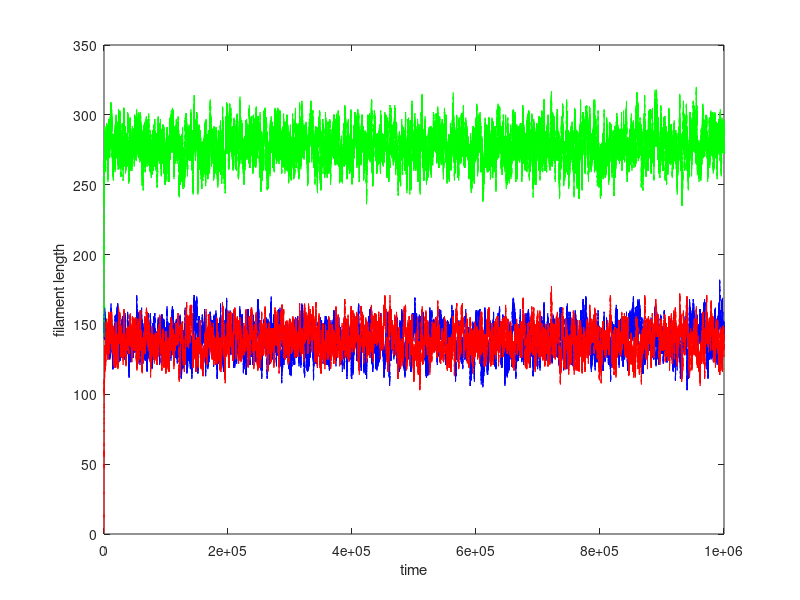

This chart was generated by the following MATLAB code: (Note: this script raises an error after producing the figure.)
%Lishibanya Mohapatra, Brandeis University.

%This code is trying to understand flagella size control in Chlamydomonas.
%The minimal $$$ model consists of limiting monomer pool with IFT mechanism.
%First we construct individual length trajectory using Doob-Gillespie
%algorithm, then compute the autocorrelations for L1-L2 and L1+L2, and $$ finally compare it
%with the expected theoretical result.

clear all;
close all;

Ntot=500;
Nift1 = 5;
Nift2 = 5;
v = 2.5;
alpha = 0.01;
r1=((Nift1*v*alpha)/2);
r2=((Nift2*v*alpha)/2);
gamma=0.1;
p1 = zeros(1,Ntot);
p2 = zeros(1,Ntot);
ptot = zeros(1,Ntot);
MaxT=1000000;
t1=1000000;
Lstar=r1*Ntot/(2*r1+gamma);

for j=1:1
    j;
    
    m1=zeros(1,MaxT);
    m1(1)=140;
    m2=zeros(1,MaxT);
    m2(1)=1;
    mtot=zeros(1,MaxT);
    mtot(1)=m1(1)+m2(1);
    monomers=Ntot;
    T=zeros(1,MaxT);
    T(1)=0;
    
    for i=1:MaxT
        
        k1=r1*(monomers-mtot(1))/m1(i);
        k3=r2*(monomers-mtot(1))/m2(i);
               
        if (m1(i)<=1)
            k2=0;
        else
            k2=gamma;
        end
        
        if (m2(i)<=1)
            k4=0;
        else
            k4=gamma;
        end
        
        
        
        k0=k1+k2+k3+k4;
        
        % Determine time spent
        
        CoinFlip1=rand;
        tau(i)=(1/k0)*log(1/CoinFlip1);
        T(i+1)= T(i)+tau(i);
        % Determine reaction
        
        CoinFlip=rand;
        if CoinFlip<=k1/k0
            m1(i+1)=m1(i)+1;
            m2(i+1)=m2(i);
            monomers=monomers-1;
        else
            if (CoinFlip>=k1/k0) && (CoinFlip<=(k1+k2)/k0)
                m1(i+1)=m1(i)-1;
                m2(i+1)=m2(i);
                monomers=monomers+1;
            else
                if (CoinFlip>=(k1+k2)/k0) && (CoinFlip<=(k1+k2+k3)/k0)
                    m1(i+1)=m1(i);
                    m2(i+1)=m2(i)+1;
                    monomers=monomers-1;
                else
                    m1(i+1)=m1(i);
                    m2(i+1)=m2(i)-1;
                    monomers=monomers+1;
                end
            end
        end
        
        mtot(i+1)=m1(i+1)+m2(i+1);
        
        if T(i+1)>=t1
            break;
        end
    end
        
    p1(m1(i+1))= p1(m1(i+1))+1;
    p2(m2(i+1))= p2(m2(i+1))+1;
    ptot(mtot(i+1))= ptot(mtot(i+1))+1;
    
    
end

p1 = p1/sum(p1);
p2 = p2/sum(p2);
ptot = ptot/sum(ptot);
x = 1:1:Ntot;

Avg= sum(x.*p1);
variance= sum((x.^2).*p1)-(sum(x.*p1))^2;


% Plot the trajectories
figure;
plot(T(1:i),m1(1:i),'b')
hold on
plot(T(1:i),m2(1:i),'r')
plot(T(1:i),mtot(1:i),'g')
hold off
xlabel('time')
ylabel('filament length')
legend('L1','L2','L1+L2','location', 'SE');

%Plot the segmented trajectories
figure;
t1=T(10000:i);
sig1=m1(10000:i)-m2(10000:i);
sig0=(m1(10000:i)+m2(10000:i))- 2*Lstar;
plot(t1,sig1,'b.',t1,sig0,'r.')
title('Input signals');
xlabel('time');
ylabel('filament difference and sum lengths');
legend('L1-L2','L1+L2-2Lss','location', 'SE');

%plot the interpolated difference trajectories
xq=t1(1):1:t1(end);
sig=interp1(t1,sig1,xq);
sig2=interp1(t1,sig0,xq);
figure;
plot(t1,sig1,'o',xq,sig,':.');
title('Input signals');
xlabel('time');
ylabel('filament difference length');
legend('signal','Interpolated','location', 'SE');

%plot the interpolated sum trajectories
figure;
plot(t1,sig0,'o',xq,sig2,':.');
title('Input signals');
xlabel('time');
ylabel('filament sum length');
legend('signal','Interpolated','location', 'SE');

lagS=size(xq,2)-1;
lagS2=size(xq,2)-1;


%plot autocorrelation for difference
figure;
autocorr(sig,lagS);
[h,lag]=autocorr(sig,lagS);
j1=(r1/Lstar)*(Ntot/Lstar-2);
k1=(exp(-j1.*lag))/j1;
eta1= 1/k1(1);
k1=(exp(-j1.*lag))*eta1/j1;

%compare computed autocorrelation with theory, using fit 1
figure
plot(lag,h,'b');
hold on;
plot(lag,k1,'g');
hold off;
title('auto-correlation l1-l2');
xlabel('time');
ylabel('autocorr');
xlim([0,2000]);
legend('auto(computed)','auto(theory)','location', 'NE')


Eqn = @(a,x)(a/j1)*exp(-j1*x);
startPoints = 1;
[f1,gof,output] = fit(lag',h',Eqn,'Start', startPoints);
%compare computed autocorrelation with theory, using fit 2
figure;
plot(f1,lag',h','predfunc');
xlabel('time');
ylabel('Autocorrelation');
title('Fit with Theorectical function a*exp(-b*x)');
xlim([0,2000]);
eta3=coeffvalues(f1);

% semi-log plot to check decay
figure;
semilogy(lag(1:1000),h(1:1000),lag(1:1000),k1(1:1000))
title('log auto-correlation l1-l2');
xlabel('lag');
ylabel('log autocorr');
legend('auto(computed)','auto(theory)','location', 'SW')


%plot autocorrelation for sum
figure;
autocorr(sig2,lagS2);
[h2,lag2]=autocorr(sig2,lagS2);
j2=(r1*Ntot)/(Lstar^2);

%compare computed autocorrelation with theory, using fit 1
figure;
k2=exp(-j2.*lag2)/j2;
eta2= 1/k2(1);
k2=exp(-j2.*lag2)*eta2/j2;
plot(lag2,h2,'b');
hold on;
plot(lag2,k2,'g');
hold off;
title('auto-correlation l1+l2');
xlabel('time');
ylabel('autocorr');
xlim([0,2000]);


Eqn = @(a,x)(a/j2)*exp(-j2*x);
startPoints = 1;
[f1,gof,output] = fit(lag2',h2',Eqn,'Start', startPoints);
%compare computed autocorrelation with theory, using fit 2
figure;
plot(f1,lag2',h2','predfunc');
xlabel('time');
ylabel('Autocorrelation');
title('Fit with Theorectical function a*exp(-b*x)');
xlim([0,2000]);
eta4=coeffvalues(f1);

% semi-log plot to check decay
figure;
semilogy(lag2(1:2000),h2(1:2000),lag2(1:2000),k2(1:2000))
title('log auto-correlation l1+l2');
xlabel('lag');
ylabel('log autocorr');
xlim([0,1000]);

% eta1, eta3 values are noise values for difference
% eta2, eta4 values are noise values for sum
